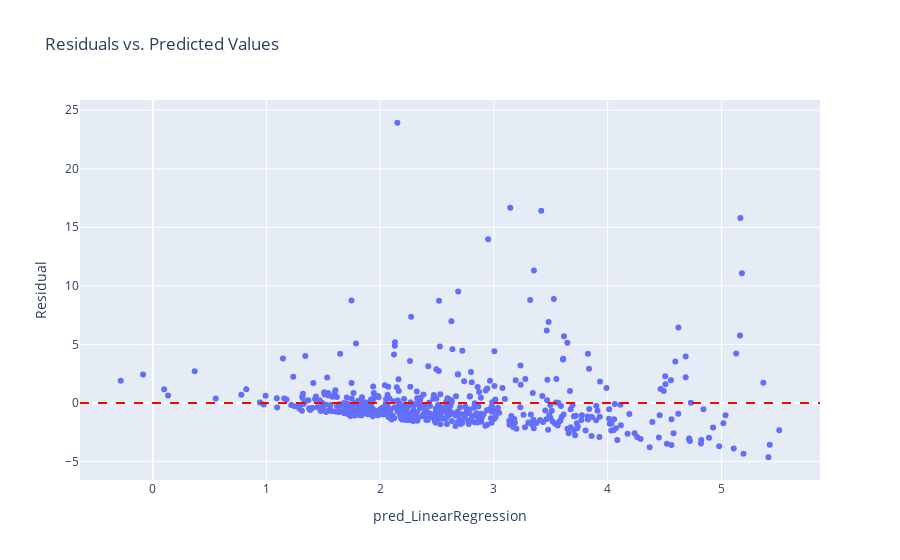
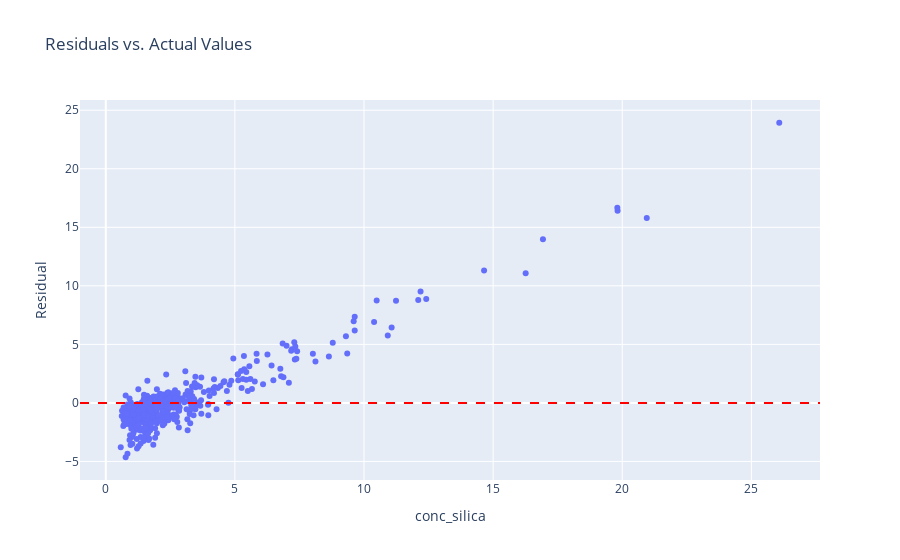
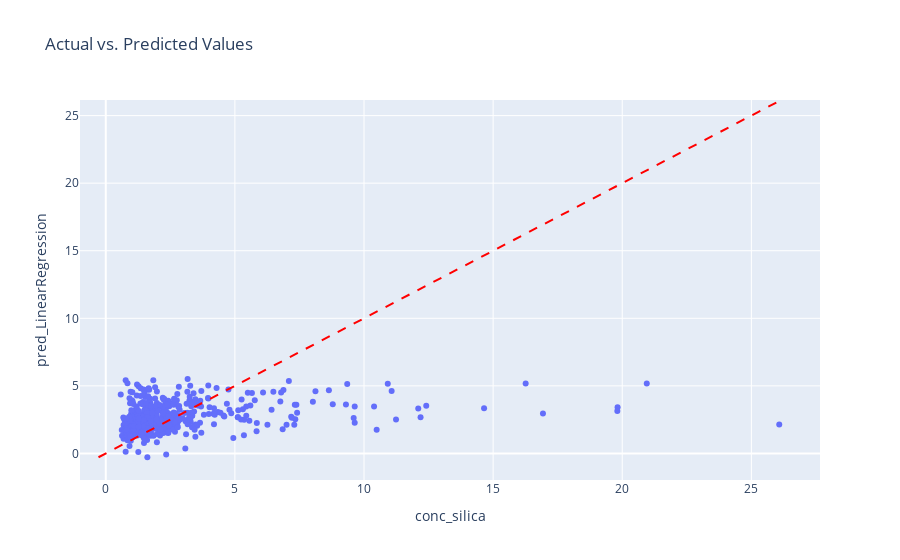
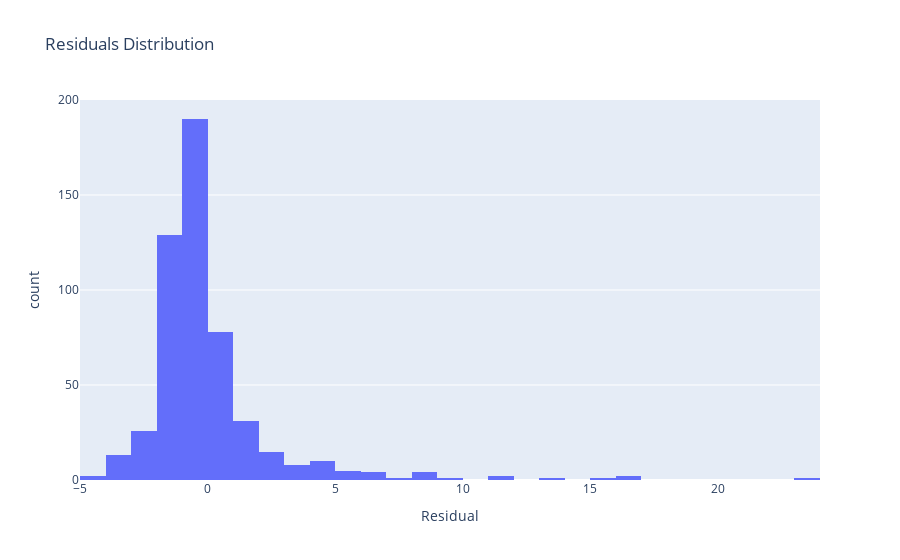

Notebook cell for these charts, in order:
### Code cell
# Assuming df_clean and features have been defined:
print(df_clean.shape)
df_clean.dropna(inplace=True)
print(df_clean.shape)
df_clean.drop(columns=['inicio','fim', 'conc_fe', 'operacao',
       'duration_min'], inplace=True)
features = list(set(df_clean.columns) - set(['conc_silica']))
results_df = evaluate_models_residuals(df_clean, features, 'conc_silica')
results_df

### Figure 1 — Plotly figure (JSON) as saved in the notebook; plotly's stock layout.template omitted (floating-point values rounded to 4 significant figures; data arrays with more than 128 entries replaced by an {"elided": "..."} marker saying what was removed)
{"data": [{"hovertemplate": "pred_LinearRegression=%{x}<br>Residual=%{y}<extra></extra>", "legendgroup": "", "marker": {"color": "#636efa", "symbol": "circle"}, "mode": "markers", "name": "", "orientation": "v", "showlegend": false, "type": "scatter", "x": {"elided": "524 float values"}, "xaxis": "x", "y": {"elided": "524 float values"}, "yaxis": "y"}], "layout": {"legend": {"tracegroupgap": 0}, "shapes": [{"line": {"color": "red", "dash": "dash"}, "type": "line", "x0": 0, "x1": 1, "xref": "x domain", "y0": 0, "y1": 0, "yref": "y"}], "title": {"text": "Residuals vs. Predicted Values"}, "xaxis": {"anchor": "y", "domain": [0, 1], "title": {"text": "pred_LinearRegression"}}, "yaxis": {"anchor": "x", "domain": [0, 1], "title": {"text": "Residual"}}}}

### Figure 2 — Plotly figure (JSON) as saved in the notebook; plotly's stock layout.template omitted (floating-point values rounded to 4 significant figures; data arrays with more than 128 entries replaced by an {"elided": "..."} marker saying what was removed)
{"data": [{"hovertemplate": "conc_silica=%{x}<br>Residual=%{y}<extra></extra>", "legendgroup": "", "marker": {"color": "#636efa", "symbol": "circle"}, "mode": "markers", "name": "", "orientation": "v", "showlegend": false, "type": "scatter", "x": {"elided": "524 float values"}, "xaxis": "x", "y": {"elided": "524 float values"}, "yaxis": "y"}], "layout": {"legend": {"tracegroupgap": 0}, "shapes": [{"line": {"color": "red", "dash": "dash"}, "type": "line", "x0": 0, "x1": 1, "xref": "x domain", "y0": 0, "y1": 0, "yref": "y"}], "title": {"text": "Residuals vs. Actual Values"}, "xaxis": {"anchor": "y", "domain": [0, 1], "title": {"text": "conc_silica"}}, "yaxis": {"anchor": "x", "domain": [0, 1], "title": {"text": "Residual"}}}}

### Figure 3 — Plotly figure (JSON) as saved in the notebook; plotly's stock layout.template omitted (floating-point values rounded to 4 significant figures; data arrays with more than 128 entries replaced by an {"elided": "..."} marker saying what was removed)
{"data": [{"hovertemplate": "conc_silica=%{x}<br>pred_LinearRegression=%{y}<extra></extra>", "legendgroup": "", "marker": {"color": "#636efa", "symbol": "circle"}, "mode": "markers", "name": "", "orientation": "v", "showlegend": false, "type": "scatter", "x": {"elided": "524 float values"}, "xaxis": "x", "y": {"elided": "524 float values"}, "yaxis": "y"}], "layout": {"legend": {"tracegroupgap": 0}, "shapes": [{"line": {"color": "red", "dash": "dash"}, "type": "line", "x0": -0.2817, "x1": 26.08, "y0": -0.2817, "y1": 26.08}], "title": {"text": "Actual vs. Predicted Values"}, "xaxis": {"anchor": "y", "domain": [0, 1], "title": {"text": "conc_silica"}}, "yaxis": {"anchor": "x", "domain": [0, 1], "title": {"text": "pred_LinearRegression"}}}}

### Figure 4 — Plotly figure (JSON) as saved in the notebook; plotly's stock layout.template omitted (floating-point values rounded to 4 significant figures; data arrays with more than 128 entries replaced by an {"elided": "..."} marker saying what was removed)
{"data": [{"bingroup": "x", "hovertemplate": "Residual=%{x}<br>count=%{y}<extra></extra>", "legendgroup": "", "marker": {"color": "#636efa", "pattern": {"shape": ""}}, "name": "", "nbinsx": 30, "orientation": "v", "showlegend": false, "type": "histogram", "x": {"elided": "524 float values"}, "xaxis": "x", "yaxis": "y"}], "layout": {"barmode": "relative", "legend": {"tracegroupgap": 0}, "title": {"text": "Residuals Distribution"}, "xaxis": {"anchor": "y", "domain": [0, 1], "title": {"text": "Residual"}}, "yaxis": {"anchor": "x", "domain": [0, 1], "title": {"text": "count"}}}}
